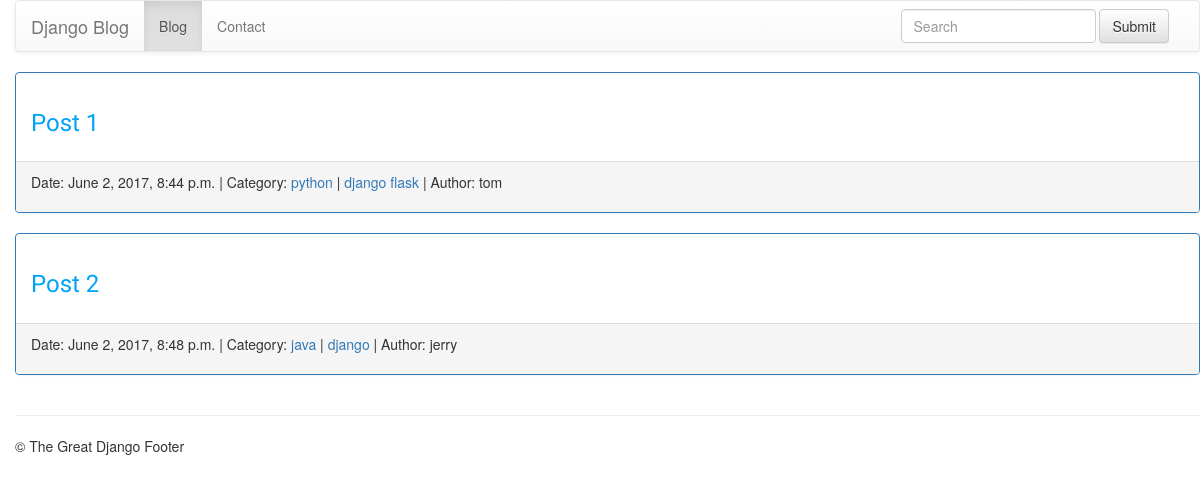
Before: / with the older database file.
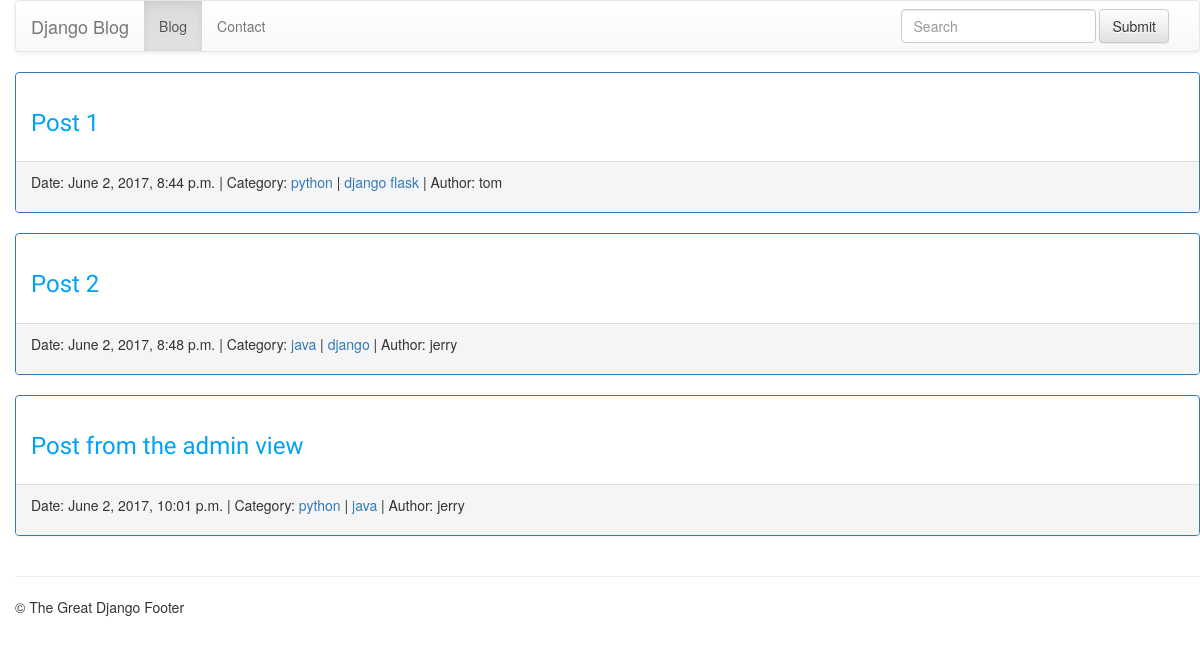
After: the same page with the newer database file.
### blog/models.py (models this page shows, shortened)
class Post(models.Model):
    title = models.CharField(max_length=200)
    slug = models.SlugField(unique=True)
    content = models.TextField()
    pub_date = models.DateTimeField(auto_now_add=True)
    author = models.ForeignKey(Author)
    category = models.ForeignKey(Category)
    tags = models.ManyToManyField(Tag)

class Category(models.Model):
    name = models.CharField(max_length=100, unique=True)
    slug = models.SlugField(max_length=100, unique=True)
    author = models.ForeignKey(Author)

class Tag(models.Model):
    name = models.CharField(max_length=100, unique=True)
    slug = models.SlugField(max_length=100, unique=True)
    author = models.ForeignKey(Author)

class Author(models.Model):
    name = models.CharField(max_length=50)
    email = models.EmailField(unique=True)
    active = models.BooleanField(default=False)
    created_on = models.DateTimeField(auto_now_add=True)
    last_logged_in = models.DateTimeField(auto_now=True)

### blog/views.py (the view)
# urls.py: url(r'^$', views.post_list, name='post_list'),
def post_list(request):
    posts = Post.objects.all()
    return render(request, 'blog/post_list.html', {'posts': posts})

### blog/templates/blog/post_list.html
{% extends "blog/base.html" %} {% block title %} Blogg - {{ block.super }} {% endblock %} {% block content %}
<div class="content">
    <div class="section-inner clearfix">
        {% for post in posts %}
        <div class="panel panel-primary">
            <div class="panel-body">
                   <h3> <a href="http://127.0.0.1:8000/{{ post.pk }}/">{{ post.title|capfirst }}</a>     </h3>
            </div>
            <div class="panel-footer">
                <p class="post-info">
                    Date: {{ post.pub_date }} | Category: <a href="http://127.0.0.1:8000/category/{{ post.category.slug }}">{{ post.category.name }}</a>                    | {% for tag in post.tags.all %}
                    <a href="http://127.0.0.1:8000/tag/{{ tag.slug }}">{{ tag.name }}</a> {% empty %} None {% endfor %} |
                    Author: {{ post.author.name }}
                </p>
            </div>
            </div>
            {% empty %}
            <p>There are no posts</p>
            {% endfor %}
    </div>
    {% endblock %}

### blog/templates/blog/base.html (shortened to what this page needs)
<!DOCTYPE html>
<html>
{% load static %}
<head>
    <link rel="stylesheet" href="//maxcdn.bootstrapcdn.com/bootstrap/3.2.0/css/bootstrap.min.css">
    <link rel="stylesheet" href="//maxcdn.bootstrapcdn.com/bootstrap/3.2.0/css/bootstrap-theme.min.css">
    <link rel="stylesheet" href="{% static 'blog/blog.css' %}"
</head>
<body>
<nav class="navbar navbar-default">
  <div class="container-fluid">
    <div class="navbar-header">
      <a class="navbar-brand" href="/#">Django Blog</a>
    </div>
    <div class="collapse navbar-collapse" id="bs-example-navbar-collapse-1">
      <ul class="nav navbar-nav">
        <li class="active"><a href="/#">Blog <span class="sr-only">(current)</span></a></li>
        <li><a href="/#">Contact</a></li>
      </ul>
      <ul class="nav navbar-nav navbar-right">
        <form class="navbar-form navbar-left">
        <div class="form-group">
          <input type="text" class="form-control" placeholder="Search">
        </div>
        <button type="submit" class="btn btn-default">Submit</button>
      </form>
      </ul>
    </div>
  </div>
</nav>
    {% block content %} {% endblock %} {% block footer %}
    <div class="footer">
        <div class="section-inner clearfix">
            <hr>
            <p>&copy; The Great Django Footer</p>
        </div>
    </div>
    {% endblock %}
</body>
</html>

### blog/static/blog/blog.css (style rules this page uses)
h3 a { color: #00A2F5; font-family: 'Lobster'; font-size: 20; }
body { padding-left: 15px; }

Changed rows visible on the page:
added Post: title "Post from the admin view", pub_date "June 2, 2017, 10:01 p.m.", category.name "python", author.name "jerry"
added Tag: name "java", shown under "Post from the admin view"
